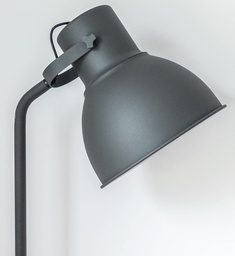
#> input picture images/01-image.jpg, 235 x 256 px, shrunk from 1756 x 1911 before the run
$ python script.py
#> lines starting #> are read from the running program, lines starting #| are printed output that depends on the picture
import cv2
import numpy as np
from contextlib import suppress


def load_image(file_name: str):
#> called with file_name = 'images/01-image.jpg'
    image = cv2.imread(file_name)
#> image is the input picture: shape (256, 235, 3); mean B, G, R 188, 186.5, 182.7
#| original image's shape: (256, 235, 3)
    return image


def write_image(file_name: str, image):
    cv2.imwrite(file_name, np.clip(image, 0, 255).astype(np.uint8))


def rgb_to_gray_scale(image):
    RGB = 0.21, 0.72, 0.07
    weights = np.array(RGB).reshape(3, 1)

    gray_scale_image = np.dot(image, weights)

    return np.clip(gray_scale_image, 0, 255).reshape(image.shape[:2]).astype(np.uint8)
#| gray scale image's shape: (256, 235)


def gaussian_kernel(kernel_size, sigma):
    k = kernel_size // 2

    kernel = np.fromfunction(
        lambda x, y: (1 / (2 * np.pi * sigma**2)) *
        np.exp(-((x - k)**2 + (y - k)**2) / (2 * sigma**2)),
        (kernel_size, kernel_size),
    )

    return kernel


def convolution_2d_with_zero_padding(image, kernel):
    image_height, image_width = image.shape
#> image_height = 256; image_width = 235
    kernel_height, kernel_width = kernel.shape

    pad_height = kernel_height // 2
    pad_width = kernel_width // 2

    output = np.zeros_like(image, dtype=np.float32)

    flipped_kernel = np.flipud(np.fliplr(kernel))

    for i in range(image_height):
        for j in range(image_width):
            i_start = max(0, i - pad_height)
            i_end = min(image_height, i + pad_height + 1)
            j_start = max(0, j - pad_width)
            j_end = min(image_width, j + pad_width + 1)

            image_region = image[i_start:i_end, j_start:j_end]

            output[i, j] = np.sum(image_region * flipped_kernel[i_start - i + pad_height:i_end - i + pad_height, j_start - j + pad_width:j_end - j + pad_width])

    return output


def remove_noise(image):
    gaussian_kernel_5x5 = gaussian_kernel(kernel_size=5, sigma=1)
    normalized_gaussian_filter_5x5 = gaussian_kernel_5x5 / np.sum(gaussian_kernel_5x5)

    image_after_2d_convolution = convolution_2d_with_zero_padding(
        image=image,
        kernel=normalized_gaussian_filter_5x5,
    )

    return np.clip(image_after_2d_convolution, 0, 255).astype(np.uint8)
#| noise removed image's shape: (256, 235)


def estimate_edge_strength_and_direction(image):
    Mx = np.array([[-1, 0, 1], [-1, 0, 1], [-1, 0, 1]], dtype=np.float32)
    My = np.array([[1, 1, 1], [0, 0, 0], [-1, -1, -1]], dtype=np.float32)

    Ix = convolution_2d_with_zero_padding(image, Mx)
#> after the loop in convolution_2d_with_zero_padding (call 2), `for i in range(image_height):`:
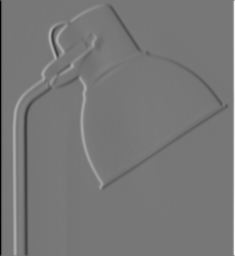
#> output: shape (256, 235) float32; min -633, max 714, mean -0.1; drawn with min black and max white
    Iy = convolution_2d_with_zero_padding(image, My)
#> after the loop in convolution_2d_with_zero_padding (call 3), `for i in range(image_height):`:
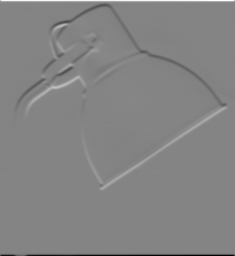
#> output: shape (256, 235) float32; min -714, max 665, mean 0; drawn with min black and max white

    gradient_magnitude = np.hypot(Ix, Iy)
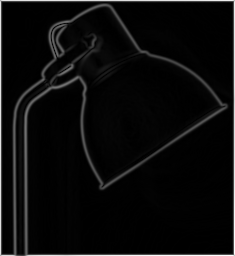
#> gradient_magnitude: shape (256, 235) float32; min 0, max 714, mean 32.9; drawn with min black and max white
    gradient_magnitude = gradient_magnitude / gradient_magnitude.max() * 255

    gradient_slope = np.arctan2(Iy, Ix)
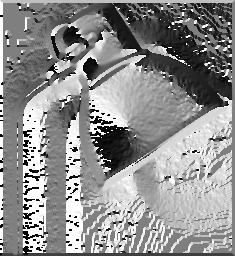
#> gradient_slope: shape (256, 235) float32; min -3.14, max 3.14, mean 0.376; drawn with min black and max white
#| initial edge image's shape: (256, 235)

    return gradient_magnitude, gradient_slope


def apply_non_maxima_suppression(initial_edge, edge_direction):
    ie_height, ie_width = initial_edge.shape
#> ie_height = 256; ie_width = 235
    one_px_thick_edge = np.zeros((ie_height, ie_width), dtype=np.float32)

    angle = edge_direction * 180 / np.pi
    angle[angle < 0] += 180
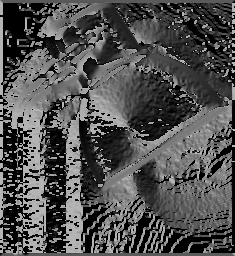
#> angle: shape (256, 235) float32; min 0, max 180, mean 79.4

    for i in range(1, ie_height - 1):
        for j in range(1, ie_width - 1):
            with suppress(IndexError):
                q, r = 255, 255
                if (0 <= angle[i, j] < 22.5) or (157.5 <= angle[i, j] <= 180):
                    q = initial_edge[i, j+1]
                    r = initial_edge[i, j-1]
                elif (22.5 <= angle[i, j] < 67.5):
                    q = initial_edge[i+1, j-1]
                    r = initial_edge[i-1, j+1]
                elif (67.5 <= angle[i, j] < 112.5):
                    q = initial_edge[i+1, j]
                    r = initial_edge[i-1, j]
                elif (112.5 <= angle[i, j] < 157.5):
                    q = initial_edge[i-1, j-1]
                    r = initial_edge[i+1, j+1]

                if (initial_edge[i, j] >= q) and (initial_edge[i, j] >= r):
                    one_px_thick_edge[i, j] = initial_edge[i, j]
                else:
                    one_px_thick_edge[i, j] = 0
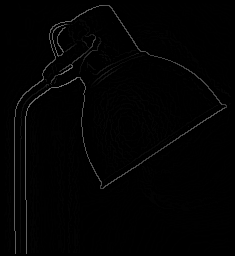
#> one_px_thick_edge: shape (256, 235) float32; min 0, max 116.5, mean 2.5
#| one pixel thick edge image's shape: (256, 235)

    return one_px_thick_edge


def apply_double_threshold(
    one_px_thick_edge, low_threshold, high_threshold
):
#> called with low_threshold = 1, high_threshold = 12
    canny_edge = np.zeros(one_px_thick_edge.shape, dtype=np.uint8)

    strong_i, strong_j = np.where(one_px_thick_edge >= high_threshold)
#> strong_i = 1721 values from 5 to 253; strong_j = 1721 values, max 226 at index 1007, min 14 at index 1081, mean 81.97

    weak_i, weak_j = np.where(
        (low_threshold < one_px_thick_edge) & (one_px_thick_edge < high_threshold)
    )
#> weak_i = 14876 values from 3 to 252; weak_j = 14876 values, max 231 at index 178, min 3 at index 3846, mean 125.1

    canny_edge[strong_i, strong_j] = 255
    canny_edge[weak_i, weak_j] = 15

    return np.clip(canny_edge, 0, 255).astype(np.uint8)


if __name__ == "__main__":
    # 1.Load an image from the disk
    image = load_image(file_name="images/01-image.jpg")
    print(f"original image's shape: {image.shape}")

    # 2.Convert the image to gray-scale (8bpp format)
    gray_scale = rgb_to_gray_scale(image=image)
    print(f"gray scale image's shape: {gray_scale.shape}")
    write_image("images/02-gray-scale.jpg", gray_scale)

    # 3.Filter image with a Gaussian kernel to remove noise
    noise_removed = remove_noise(image=gray_scale)
    print(f"noise removed image's shape: {noise_removed.shape}")
    write_image("images/03-noise-removed.jpg", noise_removed)

    # 4.Estimate gradient strength and direction
    initial_edge, edge_direction = (
        estimate_edge_strength_and_direction(
            image=noise_removed,
        )
    )
    print(f"initial edge image's shape: {initial_edge.shape}")
    write_image("images/04-initial-edge.jpg", initial_edge)

    # 5.Ensure the edge is one pixel thick by suppressing
    # non maximum gradients along direction normal to the gradient
    one_px_thick_edge = apply_non_maxima_suppression(
        initial_edge=initial_edge,
        edge_direction=edge_direction,
    )
    print(f"one pixel thick edge image's shape: {one_px_thick_edge.shape}")
    write_image("images/05-one-px-thick-edge.jpg", one_px_thick_edge)

    # 6.Link edge maximum gradient pixels using a dual threshold
    canny_edge = apply_double_threshold(
        one_px_thick_edge=one_px_thick_edge,
        low_threshold=1,
        high_threshold=12,
    )
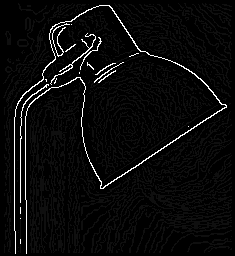
#> canny_edge: shape (256, 235); min 0, max 255, mean 11
    print(f"canny edge image's shape: {canny_edge.shape}")
#| canny edge image's shape: (256, 235)
    write_image("images/06-canny-edge.jpg", canny_edge)
